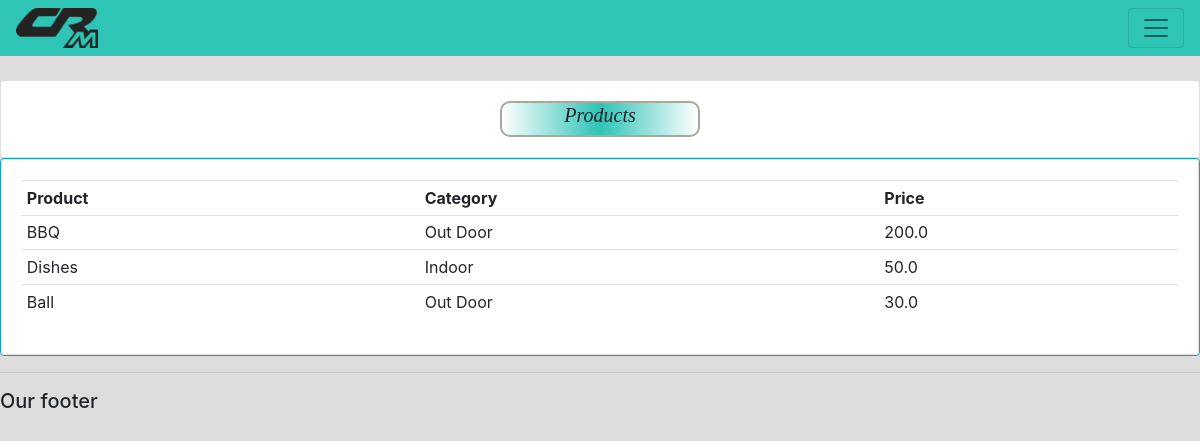
Screenshot of /products/ with the database file from the repository.
### accounts/models.py (models this page shows, shortened)
class Product(models.Model):
    CATEGORY = (
        ('Indoor', 'Indoor'),
        ('Out Door', 'Out Door')
    )
    name = models.CharField(max_length=200, null=True)
    price = models.FloatField(null=True)
    category = models.CharField(max_length=200, null=True, choices=CATEGORY)
    description = models.CharField(max_length=200, null=True, blank=True)    ##Blank: Description isn't required
    date_created = models.DateTimeField(auto_now_add=True)
    Tags = models.ManyToManyField(Tag)

### accounts/views.py (the view)
# urls.py: path('products/', views.products, name="products"),
def products(request):
    products = Product.objects.all()                    #Import the database of product
    return render(request, 'accounts/products.html', {'products': products})  #dict:what we need to call in the template

### accounts/templates/accounts/products.html (shortened to what this page needs)
{% extends 'accounts/main.html' %}
{% block content %}
<br>
<div class="row">
    <div class="col-md">
        <div class="card card-body">
            <div class="object">
                <h5>Products</h5>
            </div>
        </div>
        <div class="card border-info ">
            <div class="card card-body">
                <table class="table table-sm">
                    <tr>
                        <th>Product</th>
                        <th>Category</th>
                        <th>Price</th>
                    </tr>
                    {% for i in products %}
                    <tr>
                        <td>{{i.name}}</td>
                        <td>{{i.category}}</td>
                        <td>{{i.price}}</td>
                    </tr>
                    {% endfor %}
                </table>
                </div>
            </div>
        </div>
    </div>
{% endblock %}

### static/css/main.css (style rules this page uses)
body { background-color: #dddddd; }
.object { background-image: linear-gradient(to right, rgb(46, 196, 182,0), rgb(46, 196, 182,1), rgba(46, 196, 182,0)); border-color: #a6aa9b; border-style:solid; font-style: italic; font-family: Marker Felt, fantasy; border-width: 2px; border-radius: 10px; width: 200px;; margin:auto; text-align:center; }

### rows the page displays
Product: name "BBQ", category "Out Door", price "200.0"
Product: name "Dishes", category "Indoor", price "50.0"
Product: name "Ball", category "Out Door", price "30.0"
